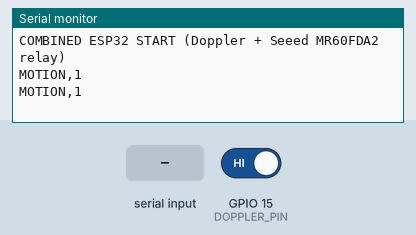
Recording of a sketch running on a simulated ESP32-C6. On the bench: the last lines printed to the serial monitor. Inputs (shaded band) come from the test bench; at power-on: GPIO 15 (DOPPLER_PIN) HIGH.

Above: at 1.7 s.
1.8 s: "FDA,\n" received over the second serial link
At 2.4 s:
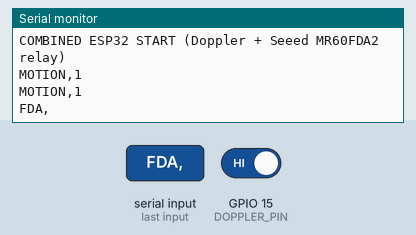
3.3 s: GPIO 15 (DOPPLER_PIN) driven LOW
At 3.9 s:
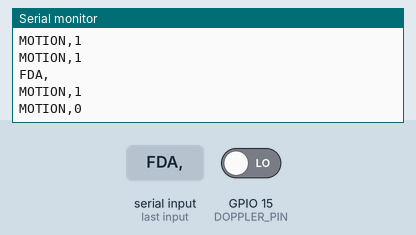

The sketch:

CombinedESP32.ino
```cpp
// Combined firmware for one shared ESP32 DevKit V1 talking to two sensors
// at once and routing both over the board's single USB serial connection:
//
//   - CQRobot 10.525GHz Doppler motion sensor, wired to GPIO15 (3.3V mode)
//   - Seeed 60GHz mmWave radar module (MR60FDA2), relayed via its own XIAO
//     ESP32C6 (still stacked on the radar board, running SeeedMR60FDA2.ino)
//     which does the actual protocol decoding and outputs plain ASCII
//     "FDA,<human>,<fall>" lines over its own Serial1 (D1=TX/D0=RX). This
//     board reads that ASCII text on UART1, GPIO19=RX1 (<- XIAO's D1),
//     GPIO18=TX1 (-> XIAO's D0). NOT UART2 -- UART2 was found to be a dead
//     peripheral on this specific board during bring-up (confirmed via a
//     loopback test showing UART1 works correctly on the same pins where
//     UART2 received nothing at all). This board does NOT run the
//     SEEED_MR60FDA2 protocol decoder itself -- the XIAO already did that.
//
// Output format (one shared USB serial link, same line formats the GUI's
// existing DopplerThread/FDA2Thread already parse):
//   MOTION,<0/1>
//   FDA,<human 0/1>,<fall 0/1>
//
// The A121 is NOT part of this sketch -- it stays on its own separate USB
// connection; wiring it into a shared ESP32 would need Acconeer's
// Exploration Server protocol implemented, which doesn't exist here yet.

#include <Arduino.h>

// ---- Doppler (CQRobot) --------------------------------------------------
const int DOPPLER_PIN = 15;
int lastMotionState = -1;
unsigned long lastMotionPrint = 0;
const unsigned long MOTION_PRINT_INTERVAL = 1000; // 1 second

// ---- Seeed radar relay (already-decoded ASCII from the XIAO) -----------
HardwareSerial fda2Relay(1); // UART1, explicitly remapped below
const int FDA2_RX_PIN = 19;  // <- XIAO's D1 (TX)
const int FDA2_TX_PIN = 18;  // -> XIAO's D0 (RX)

void setup() {
  Serial.begin(115200);
  delay(500);
  Serial.println("COMBINED ESP32 START (Doppler + Seeed MR60FDA2 relay)");

  pinMode(DOPPLER_PIN, INPUT);

  fda2Relay.begin(115200, SERIAL_8N1, FDA2_RX_PIN, FDA2_TX_PIN);
}

void loop() {
  // --- Doppler: check every loop iteration, print on change or every 1s ---
  int motionState = digitalRead(DOPPLER_PIN);
  if (motionState != lastMotionState) {
    Serial.print("MOTION,");
    Serial.println(motionState);
    lastMotionState = motionState;
    lastMotionPrint = millis();
  } else if (millis() - lastMotionPrint >= MOTION_PRINT_INTERVAL) {
    Serial.print("MOTION,");
    Serial.println(motionState);
    lastMotionPrint = millis();
  }

  // --- Seeed radar: just relay whatever line the XIAO already sends ------
  while (fda2Relay.available()) {
    String line = fda2Relay.readStringUntil('\n');
    line.trim();
    if (line.startsWith("FDA,")) {
      Serial.println(line);
    }
  }
}
```

Measured:
- after the input at 1.8 s, the serial monitor: prints a new line at once (image 1)
- after the input at 3.3 s, the serial monitor: prints a new line at once (image 2)
